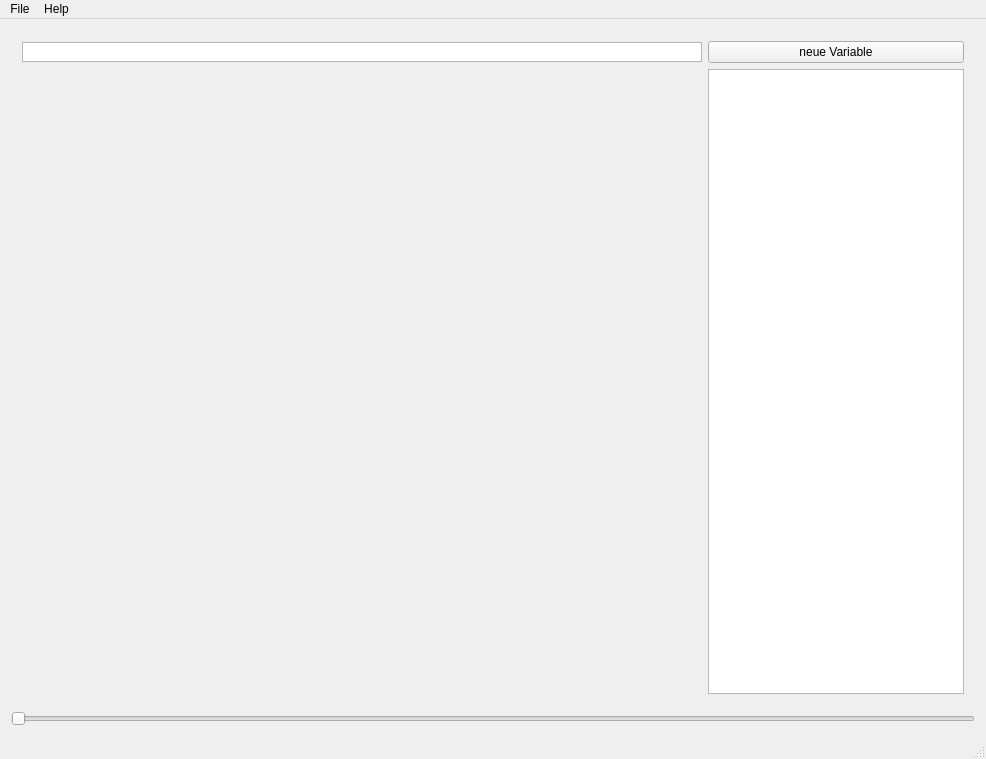
<?xml version="1.0" encoding="UTF-8"?>
<ui version="4.0">
 <class>ComplexCalcClass</class>
 <widget class="QMainWindow" name="ComplexCalcClass">
  <property name="geometry">
   <rect>
    <x>0</x>
    <y>0</y>
    <width>986</width>
    <height>759</height>
   </rect>
  </property>
  <property name="sizePolicy">
   <sizepolicy hsizetype="Preferred" vsizetype="Preferred">
    <horstretch>0</horstretch>
    <verstretch>0</verstretch>
   </sizepolicy>
  </property>
  <property name="windowTitle">
   <string>ComplexCalc</string>
  </property>
  <widget class="QWidget" name="centralWidget">
   <layout class="QVBoxLayout" name="verticalLayout_2">
    <item>
     <widget class="QWidget" name="widget" native="true">
      <layout class="QGridLayout" name="gridLayout">
       <item row="0" column="1">
        <widget class="QPushButton" name="pushButton">
         <property name="sizePolicy">
          <sizepolicy hsizetype="Minimum" vsizetype="Fixed">
           <horstretch>0</horstretch>
           <verstretch>0</verstretch>
          </sizepolicy>
         </property>
         <property name="text">
          <string>neue Variable</string>
         </property>
        </widget>
       </item>
       <item row="0" column="0">
        <widget class="QTextEdit" name="textEdit">
         <property name="sizePolicy">
          <sizepolicy hsizetype="Expanding" vsizetype="Fixed">
           <horstretch>0</horstretch>
           <verstretch>0</verstretch>
          </sizepolicy>
         </property>
         <property name="minimumSize">
          <size>
           <width>0</width>
           <height>0</height>
          </size>
         </property>
         <property name="maximumSize">
          <size>
           <width>16777215</width>
           <height>20</height>
          </size>
         </property>
         <property name="inputMethodHints">
          <set>Qt::ImhNone</set>
         </property>
         <property name="verticalScrollBarPolicy">
          <enum>Qt::ScrollBarAlwaysOff</enum>
         </property>
         <property name="horizontalScrollBarPolicy">
          <enum>Qt::ScrollBarAlwaysOff</enum>
         </property>
         <property name="lineWrapMode">
          <enum>QTextEdit::NoWrap</enum>
         </property>
        </widget>
       </item>
       <item row="2" column="1">
        <widget class="QListWidget" name="listWidget">
         <property name="sizePolicy">
          <sizepolicy hsizetype="Fixed" vsizetype="MinimumExpanding">
           <horstretch>0</horstretch>
           <verstretch>0</verstretch>
          </sizepolicy>
         </property>
        </widget>
       </item>
      </layout>
     </widget>
    </item>
    <item>
     <widget class="QSlider" name="horizontalSlider">
      <property name="orientation">
       <enum>Qt::Horizontal</enum>
      </property>
     </widget>
    </item>
   </layout>
  </widget>
  <widget class="QMenuBar" name="menuBar">
   <property name="geometry">
    <rect>
     <x>0</x>
     <y>0</y>
     <width>986</width>
     <height>22</height>
    </rect>
   </property>
   <widget class="QMenu" name="menuFile">
    <property name="title">
     <string>File</string>
    </property>
    <addaction name="actionopen"/>
    <addaction name="actionsave_as"/>
    <addaction name="actionrecent"/>
    <addaction name="actionclose"/>
   </widget>
   <widget class="QMenu" name="menuhelp">
    <property name="title">
     <string>Help</string>
    </property>
    <addaction name="actionAbout"/>
   </widget>
   <addaction name="menuFile"/>
   <addaction name="menuhelp"/>
  </widget>
  <widget class="QStatusBar" name="statusBar"/>
  <action name="actionopen">
   <property name="text">
    <string>open</string>
   </property>
  </action>
  <action name="actionsave_as">
   <property name="text">
    <string>save as</string>
   </property>
  </action>
  <action name="actionrecent">
   <property name="text">
    <string>recent</string>
   </property>
  </action>
  <action name="actionclose">
   <property name="text">
    <string>close</string>
   </property>
  </action>
  <action name="actionAbout">
   <property name="text">
    <string>About</string>
   </property>
  </action>
 </widget>
 <layoutdefault spacing="6" margin="11"/>
 <resources>
  <include location="complexcalc.qrc"/>
 </resources>
 <connections/>
</ui>
